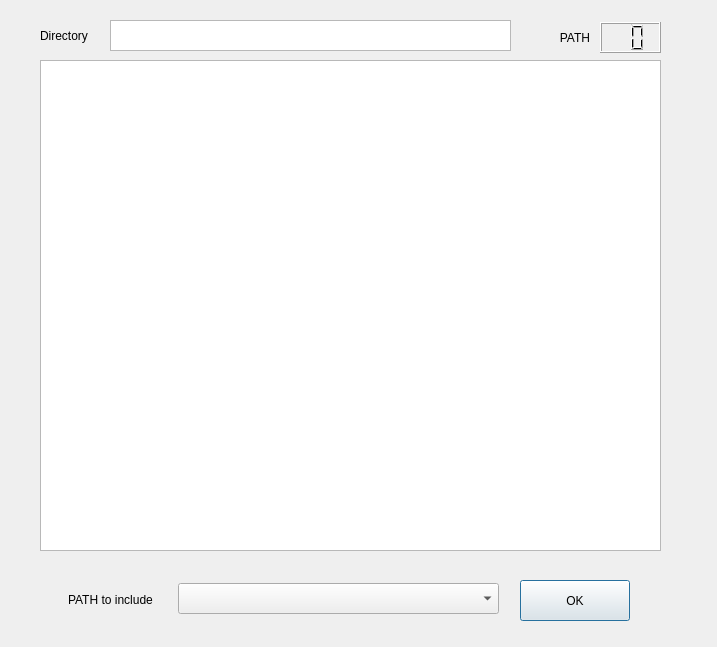
<?xml version="1.0" encoding="UTF-8"?>
<ui version="4.0">
 <class>Dialog</class>
 <widget class="QDialog" name="Dialog">
  <property name="geometry">
   <rect>
    <x>0</x>
    <y>0</y>
    <width>717</width>
    <height>647</height>
   </rect>
  </property>
  <property name="windowTitle">
   <string>Dialog</string>
  </property>
  <widget class="QPushButton" name="pushButton">
   <property name="geometry">
    <rect>
     <x>520</x>
     <y>580</y>
     <width>110</width>
     <height>41</height>
    </rect>
   </property>
   <property name="text">
    <string>OK</string>
   </property>
  </widget>
  <widget class="QComboBox" name="comboBox">
   <property name="geometry">
    <rect>
     <x>178</x>
     <y>583</y>
     <width>321</width>
     <height>31</height>
    </rect>
   </property>
  </widget>
  <widget class="QLabel" name="label">
   <property name="geometry">
    <rect>
     <x>68</x>
     <y>590</y>
     <width>101</width>
     <height>20</height>
    </rect>
   </property>
   <property name="text">
    <string>PATH to include</string>
   </property>
  </widget>
  <widget class="QTextBrowser" name="textBrowser">
   <property name="geometry">
    <rect>
     <x>40</x>
     <y>60</y>
     <width>621</width>
     <height>491</height>
    </rect>
   </property>
  </widget>
  <widget class="QTextBrowser" name="textBrowser_2">
   <property name="geometry">
    <rect>
     <x>110</x>
     <y>20</y>
     <width>401</width>
     <height>31</height>
    </rect>
   </property>
  </widget>
  <widget class="QLabel" name="label_2">
   <property name="geometry">
    <rect>
     <x>40</x>
     <y>25</y>
     <width>61</width>
     <height>21</height>
    </rect>
   </property>
   <property name="text">
    <string>Directory</string>
   </property>
  </widget>
  <widget class="QLCDNumber" name="lcdNumber">
   <property name="geometry">
    <rect>
     <x>600</x>
     <y>22</y>
     <width>61</width>
     <height>31</height>
    </rect>
   </property>
   <property name="digitCount">
    <number>2</number>
   </property>
   <property name="value" stdset="0">
    <double>0.000000000000000</double>
   </property>
   <property name="intValue" stdset="0">
    <number>0</number>
   </property>
  </widget>
  <widget class="QLabel" name="label_3">
   <property name="geometry">
    <rect>
     <x>530</x>
     <y>28</y>
     <width>60</width>
     <height>20</height>
    </rect>
   </property>
   <property name="text">
    <string>PATH</string>
   </property>
   <property name="textFormat">
    <enum>Qt::PlainText</enum>
   </property>
   <property name="alignment">
    <set>Qt::AlignRight|Qt::AlignTrailing|Qt::AlignVCenter</set>
   </property>
  </widget>
 </widget>
 <resources/>
 <connections/>
</ui>
